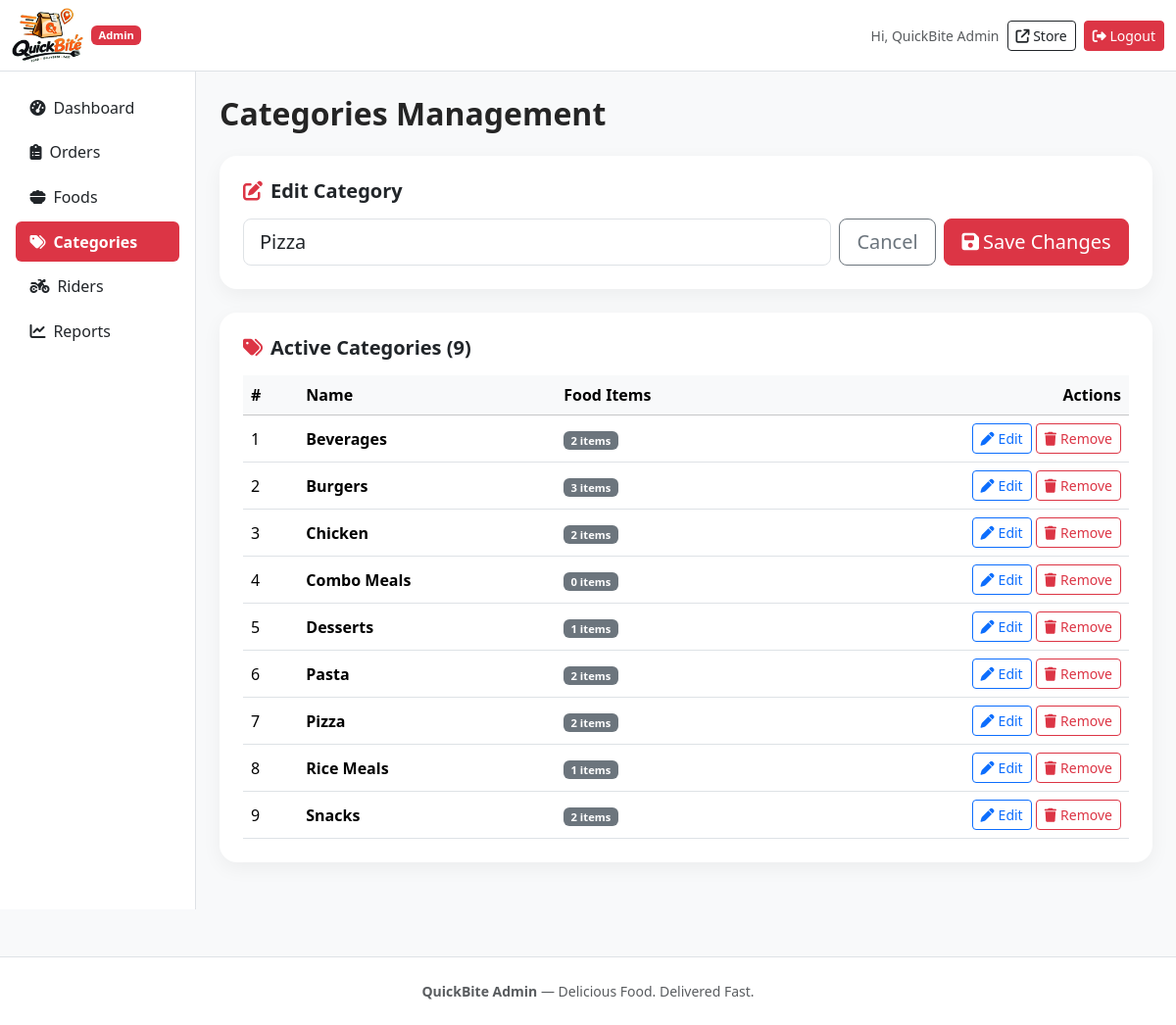
The app's page /admin/categories.php?edit=2 (signed in) with its own data.
### tables this page shows
CREATE TABLE categories(
 id INT AUTO_INCREMENT PRIMARY KEY,
 name VARCHAR(100) NOT NULL,
 status TINYINT(1) DEFAULT 1,
 created_at TIMESTAMP DEFAULT CURRENT_TIMESTAMP
);

### includes/functions.php (called while the page is built, shortened)
<?php
function e($value) { return htmlspecialchars((string)$value, ENT_QUOTES, 'UTF-8'); }
?>

### admin/categories.php (the view, shortened to what this page needs)
<?php
require_once "../config/database.php";
require_once "../includes/functions.php";
$edit = null;
if (isset($_GET['edit'])) {
    $e = $pdo->prepare("SELECT * FROM categories WHERE id=?");
    $e->execute([(int)$_GET['edit']]);
    $edit = $e->fetch();
}
$cats = $pdo->query("SELECT *,(SELECT COUNT(*) FROM foods WHERE category_id=categories.id AND status=1) items FROM categories WHERE status=1 ORDER BY name")->fetchAll();
include "includes/header.php";
?>
<h2 class="section-title mb-4">Categories Management</h2>
<div class="card form-card p-4 mb-4">
  <h5 class="fw-bold mb-3"><i class="fa-solid fa-pen-to-square me-2 text-danger"></i><?= $edit ? 'Edit Category' : 'Add New Category' ?></h5>
  <form method="post" class="row g-2 align-items-end">
    <div class="col-md-8">
      <input name="name" class="form-control form-control-lg" placeholder="Category name (e.g. Burgers, Pizza, Beverages)" value="<?= $edit ? e($edit['name']) : '' ?>" required>
    </div>
    <div class="col-md-4 d-flex gap-2">
      <?php if ($edit): ?><a href="categories.php" class="btn btn-lg btn-outline-secondary flex-grow-1">Cancel</a><?php endif; ?>
      <button class="btn btn-lg btn-danger flex-grow-1"><i class="fa-solid <?= $edit ? 'fa-floppy-disk' : 'fa-plus' ?> me-1"></i><?= $edit ? 'Save Changes' : 'Add Category' ?></button>
    </div>
  </form>
</div>
<div class="card form-card p-4 mb-4">
  <h5 class="fw-bold mb-3"><i class="fa-solid fa-tags me-2 text-danger"></i>Active Categories (<?= count($cats) ?>)</h5>
  <?php if (empty($cats)): ?>
    <div class="text-center text-muted py-5"><i class="fa-solid fa-inbox fa-2x mb-2 d-block opacity-50"></i>No categories yet.</div>
  <?php else: ?>
    <div class="table-responsive">
      <table class="table align-middle mb-0">
        <thead class="table-light">
          <tr>
            <th>#</th>
            <th>Name</th>
            <th>Food Items</th>
            <th class="text-end">Actions</th>
          </tr>
        </thead>
        <tbody>
          <?php foreach ($cats as $i => $c): ?>
            <tr>
              <td><?= $i+1 ?></td>
              <td class="fw-semibold"><?= e($c['name']) ?></td>
              <td>
                <span class="badge bg-secondary"><?= $c['items'] ?> items</span>
              </td>
              <td class="text-end">
                <a href="?edit=<?= $c['id'] ?>" class="btn btn-sm btn-outline-primary"><i class="fa-solid fa-pen me-1"></i>Edit</a>
                <a data-confirm="Remove category <?= e($c['name']) ?>?" href="?delete=<?= $c['id'] ?>" class="btn btn-sm btn-outline-danger"><i class="fa-solid fa-trash me-1"></i>Remove</a>
              </td>
            </tr>
          <?php endforeach; ?>
        </tbody>
      </table>
    </div>
  <?php endif; ?>
</div>
<?php include "includes/footer.php"; ?>

### assets/css/style.css (style rules this page uses)
body { background:#fffaf7;color:#252525 }
:root { --pink-bg:#ffd2cf;--pink-bg-2:#ffe6e3;--pink-light:#fff1ee;--pink-dark:#e8a3a0;--pink-deep:#ff9c99;--orange:#ff9a3d;--orange-deep:#f97316;--outline:#1f1014 }
.badge { font-size:.7rem }
.table td,.table th { vertical-align:middle }
.form-card { border:0;border-radius:18px;box-shadow:0 6px 20px rgba(0,0,0,.05) }
.section-title { font-weight:700;margin-bottom:.75rem }

### records on screen
categories: name "Pizza", items "2"
categories: name "Beverages", items "2"
categories: name "Burgers", items "3"
categories: name "Chicken", items "2"
categories: name "Combo Meals", items "0"
categories: name "Desserts", items "1"
categories: name "Pasta", items "2"
categories: name "Rice Meals", items "1"
categories: name "Snacks", items "2"

### other values on screen
$_SESSION['user']['name'] "QuickBite Admin"
count($cats) "9"
